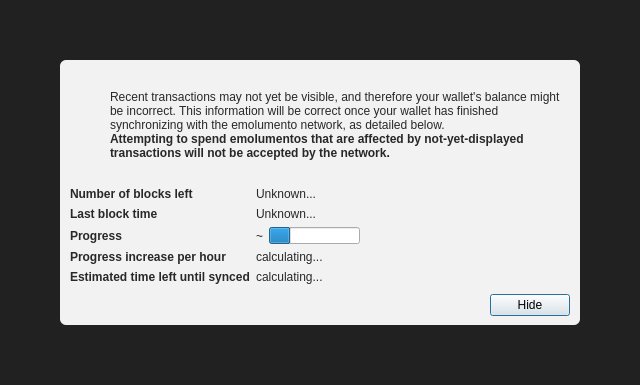
<?xml version="1.0" encoding="UTF-8"?>
<ui version="4.0">
 <class>ModalOverlay</class>
 <widget class="ModalOverlay" name="ModalOverlay">
  <property name="geometry">
   <rect>
    <x>0</x>
    <y>0</y>
    <width>640</width>
    <height>385</height>
   </rect>
  </property>
  <property name="windowTitle">
   <string>Form</string>
  </property>
  <layout class="QVBoxLayout" name="verticalLayout" stretch="0">
   <property name="sizeConstraint">
    <enum>QLayout::SetDefaultConstraint</enum>
   </property>
   <property name="leftMargin">
    <number>0</number>
   </property>
   <property name="topMargin">
    <number>0</number>
   </property>
   <property name="rightMargin">
    <number>0</number>
   </property>
   <property name="bottomMargin">
    <number>0</number>
   </property>
   <item>
    <widget class="QWidget" name="bgWidget" native="true">
     <property name="styleSheet">
      <string notr="true">#bgWidget { background: rgba(0,0,0,220); }</string>
     </property>
     <layout class="QVBoxLayout" name="verticalLayoutMain" stretch="1">
      <property name="leftMargin">
       <number>60</number>
      </property>
      <property name="topMargin">
       <number>60</number>
      </property>
      <property name="rightMargin">
       <number>60</number>
      </property>
      <property name="bottomMargin">
       <number>60</number>
      </property>
      <item>
       <widget class="QWidget" name="contentWidget" native="true">
        <property name="styleSheet">
         <string notr="true">#contentWidget { background: rgba(255,255,255,240); border-radius: 6px; }

QLabel { color: rgb(40,40,40);  }</string>
        </property>
        <layout class="QVBoxLayout" name="verticalLayoutSub" stretch="1,0,0,0">
         <property name="spacing">
          <number>0</number>
         </property>
         <property name="leftMargin">
          <number>10</number>
         </property>
         <property name="topMargin">
          <number>10</number>
         </property>
         <property name="rightMargin">
          <number>10</number>
         </property>
         <property name="bottomMargin">
          <number>10</number>
         </property>
         <item>
          <layout class="QHBoxLayout" name="horizontalLayoutIconText" stretch="0,1">
           <property name="topMargin">
            <number>20</number>
           </property>
           <item>
            <layout class="QVBoxLayout" name="verticalLayoutIcon">
             <property name="leftMargin">
              <number>0</number>
             </property>
             <item>
              <widget class="QPushButton" name="warningIcon">
               <property name="enabled">
                <bool>false</bool>
               </property>
               <property name="text">
                <string/>
               </property>
               <property name="icon">
                <iconset>
                 <normaloff>:/icons/warning</normaloff>
                 <disabledoff>:/icons/warning</disabledoff>:/icons/warning</iconset>
               </property>
               <property name="iconSize">
                <size>
                 <width>48</width>
                 <height>48</height>
                </size>
               </property>
               <property name="flat">
                <bool>true</bool>
               </property>
              </widget>
             </item>
             <item>
              <spacer name="verticalSpacerWarningIcon">
               <property name="orientation">
                <enum>Qt::Vertical</enum>
               </property>
               <property name="sizeHint" stdset="0">
                <size>
                 <width>20</width>
                 <height>40</height>
                </size>
               </property>
              </spacer>
             </item>
            </layout>
           </item>
           <item>
            <layout class="QVBoxLayout" name="verticalLayoutInfoText">
             <property name="leftMargin">
              <number>0</number>
             </property>
             <property name="topMargin">
              <number>0</number>
             </property>
             <item>
              <widget class="QLabel" name="infoText">
               <property name="text">
                <string>Recent transactions may not yet be visible, and therefore your wallet's balance might be incorrect. This information will be correct once your wallet has finished synchronizing with the emolumento network, as detailed below.</string>
               </property>
               <property name="textFormat">
                <enum>Qt::RichText</enum>
               </property>
               <property name="wordWrap">
                <bool>true</bool>
               </property>
              </widget>
             </item>
             <item>
              <widget class="QLabel" name="infoTextStrong">
               <property name="font">
                <font>
                 <weight>75</weight>
                 <bold>true</bold>
                </font>
               </property>
               <property name="text">
                <string>Attempting to spend emolumentos that are affected by not-yet-displayed transactions will not be accepted by the network.</string>
               </property>
               <property name="textFormat">
                <enum>Qt::RichText</enum>
               </property>
               <property name="wordWrap">
                <bool>true</bool>
               </property>
              </widget>
             </item>
             <item>
              <spacer name="verticalSpacerInTextSpace">
               <property name="orientation">
                <enum>Qt::Vertical</enum>
               </property>
               <property name="sizeHint" stdset="0">
                <size>
                 <width>20</width>
                 <height>40</height>
                </size>
               </property>
              </spacer>
             </item>
            </layout>
           </item>
          </layout>
         </item>
         <item>
          <spacer name="verticalSpacerAfterText">
           <property name="orientation">
            <enum>Qt::Vertical</enum>
           </property>
           <property name="sizeHint" stdset="0">
            <size>
             <width>20</width>
             <height>40</height>
            </size>
           </property>
          </spacer>
         </item>
         <item>
          <layout class="QFormLayout" name="formLayout">
           <property name="fieldGrowthPolicy">
            <enum>QFormLayout::FieldsStayAtSizeHint</enum>
           </property>
           <property name="horizontalSpacing">
            <number>6</number>
           </property>
           <property name="verticalSpacing">
            <number>6</number>
           </property>
           <property name="topMargin">
            <number>10</number>
           </property>
           <item row="0" column="0">
            <widget class="QLabel" name="labelNumberOfBlocksLeft">
             <property name="font">
              <font>
               <weight>75</weight>
               <bold>true</bold>
              </font>
             </property>
             <property name="text">
              <string>Number of blocks left</string>
             </property>
            </widget>
           </item>
           <item row="0" column="1">
            <widget class="QLabel" name="numberOfBlocksLeft">
             <property name="text">
              <string>Unknown...</string>
             </property>
            </widget>
           </item>
           <item row="1" column="0">
            <widget class="QLabel" name="labelLastBlockTime">
             <property name="font">
              <font>
               <weight>75</weight>
               <bold>true</bold>
              </font>
             </property>
             <property name="text">
              <string>Last block time</string>
             </property>
            </widget>
           </item>
           <item row="1" column="1">
            <widget class="QLabel" name="newestBlockDate">
             <property name="sizePolicy">
              <sizepolicy hsizetype="Maximum" vsizetype="Preferred">
               <horstretch>0</horstretch>
               <verstretch>0</verstretch>
              </sizepolicy>
             </property>
             <property name="text">
              <string>Unknown...</string>
             </property>
            </widget>
           </item>
           <item row="2" column="0">
            <widget class="QLabel" name="labelSyncDone">
             <property name="font">
              <font>
               <weight>75</weight>
               <bold>true</bold>
              </font>
             </property>
             <property name="text">
              <string>Progress</string>
             </property>
            </widget>
           </item>
           <item row="2" column="1">
            <layout class="QHBoxLayout" name="horizontalLayoutSync" stretch="0,1">
             <item>
              <widget class="QLabel" name="percentageProgress">
               <property name="text">
                <string notr="true">~</string>
               </property>
              </widget>
             </item>
             <item>
              <widget class="QProgressBar" name="progressBar">
               <property name="value">
                <number>24</number>
               </property>
               <property name="format">
                <string/>
               </property>
              </widget>
             </item>
            </layout>
           </item>
           <item row="4" column="0">
            <widget class="QLabel" name="labelProgressIncrease">
             <property name="font">
              <font>
               <weight>75</weight>
               <bold>true</bold>
              </font>
             </property>
             <property name="text">
              <string>Progress increase per hour</string>
             </property>
            </widget>
           </item>
           <item row="4" column="1">
            <widget class="QLabel" name="progressIncreasePerH">
             <property name="text">
              <string>calculating...</string>
             </property>
            </widget>
           </item>
           <item row="5" column="0">
            <widget class="QLabel" name="labelEstimatedTimeLeft">
             <property name="font">
              <font>
               <weight>75</weight>
               <bold>true</bold>
              </font>
             </property>
             <property name="text">
              <string>Estimated time left until synced</string>
             </property>
            </widget>
           </item>
           <item row="5" column="1">
            <widget class="QLabel" name="expectedTimeLeft">
             <property name="text">
              <string>calculating...</string>
             </property>
            </widget>
           </item>
          </layout>
         </item>
         <item>
          <layout class="QHBoxLayout" name="horizontalLayoutButtons">
           <property name="leftMargin">
            <number>10</number>
           </property>
           <property name="topMargin">
            <number>10</number>
           </property>
           <item>
            <spacer name="horizontalSpacer">
             <property name="orientation">
              <enum>Qt::Horizontal</enum>
             </property>
             <property name="sizeHint" stdset="0">
              <size>
               <width>40</width>
               <height>20</height>
              </size>
             </property>
            </spacer>
           </item>
           <item>
            <widget class="QPushButton" name="closeButton">
             <property name="text">
              <string>Hide</string>
             </property>
             <property name="focusPolicy">
              <enum>Qt::StrongFocus</enum>
             </property>
             <property name="default">
              <bool>true</bool>
             </property>
            </widget>
           </item>
          </layout>
         </item>
        </layout>
       </widget>
      </item>
     </layout>
    </widget>
   </item>
  </layout>
 </widget>
 <customwidgets>
  <customwidget>
   <class>ModalOverlay</class>
   <extends>QWidget</extends>
   <header>qt/modaloverlay.h</header>
   <container>1</container>
  </customwidget>
 </customwidgets>
 <resources/>
 <connections/>
</ui>
